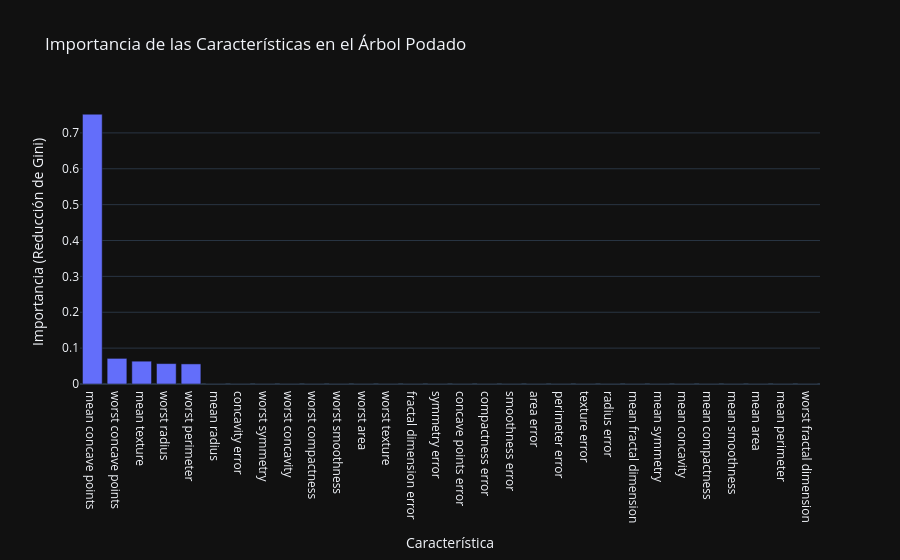

Source (notebook cell):
### Markdown cell above
## 6. Importancia de las Características

Finalmente, podemos extraer qué características consideró más importantes nuestro árbol podado para tomar sus decisiones. Esto se basa en la reducción total del índice de Gini que cada característica aporta.

La importancia de las características en los árboles de decisión se calcula midiendo cuánto reduce cada característica la impureza (como la impureza de Gini o la entropía) en todos los nodos donde se utiliza para dividir los datos. La importancia de cada característica es la suma de las reducciones de impureza que aporta, ponderada por la cantidad de muestras que divide, y normalizada para que todas las importancias sumen 1.

### Code cell
importances = pd.DataFrame({
    'feature': X_train.columns,
    'importance': tree_pruned.feature_importances_
}).sort_values('importance', ascending=False)

fig = px.bar(
    importances,
    x='feature',
    y='importance',
    title='Importancia de las Características en el Árbol Podado',
    labels={'feature': 'Característica', 'importance': 'Importancia (Reducción de Gini)'}
)
fig.show()

### Figure 1 — Plotly figure (JSON) as saved in the notebook; plotly's stock layout.template omitted (floating-point values rounded to 4 significant figures)
{"data": [{"hovertemplate": "Característica=%{x}<br>Importancia (Reducción de Gini)=%{y}<extra></extra>", "legendgroup": "", "marker": {"color": "#636efa", "pattern": {"shape": ""}}, "name": "", "orientation": "v", "showlegend": false, "textposition": "auto", "x": ["mean concave points", "worst concave points", "mean texture", "worst radius", "worst perimeter", "mean radius", "concavity error", "worst symmetry", "worst concavity", "worst compactness", "worst smoothness", "worst area", "worst texture", "fractal dimension error", "symmetry error", "concave points error", "compactness error", "smoothness error", "area error", "perimeter error", "texture error", "radius error", "mean fractal dimension", "mean symmetry", "mean concavity", "mean compactness", "mean smoothness", "mean area", "mean perimeter", "worst fractal dimension"], "xaxis": "x", "y": [0.7521, 0.07141, 0.06361, 0.05689, 0.05601, 0.0, 0.0, 0.0, 0.0, 0.0, 0.0, 0.0, 0.0, 0.0, 0.0, 0.0, 0.0, 0.0, 0.0, 0.0, 0.0, 0.0, 0.0, 0.0, 0.0, 0.0, 0.0, 0.0, 0.0, 0.0], "yaxis": "y", "type": "bar"}], "layout": {"xaxis": {"anchor": "y", "domain": [0.0, 1.0], "title": {"text": "Característica"}}, "yaxis": {"anchor": "x", "domain": [0.0, 1.0], "title": {"text": "Importancia (Reducción de Gini)"}}, "legend": {"tracegroupgap": 0}, "title": {"text": "Importancia de las Características en el Árbol Podado"}, "barmode": "relative"}}
